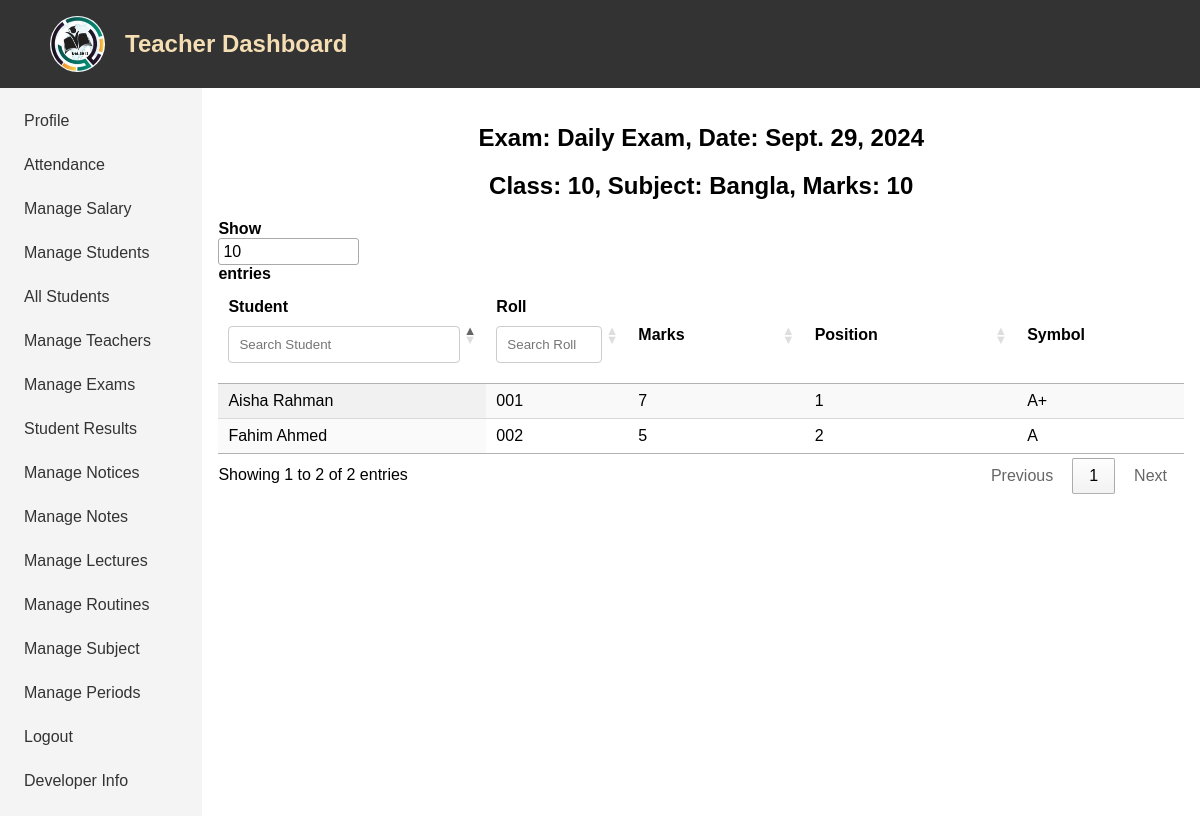
Screenshot of /exams/10/view/ (signed in) with the database file from the repository.
### app/models.py (models this page shows, shortened)
class Exam(models.Model):
    name = models.CharField(max_length=100)
    date = models.DateField()
    grade = models.CharField(max_length=50)
    subject = models.CharField(max_length=100)
    total_marks = models.PositiveIntegerField()

class Result(models.Model):
    SYMBOL_CHOICES = [
        ('A+', 'A+'),
        ('A', 'A'),
        ('A-', 'A-'),
        ('B', 'B'),
        ('C', 'C'),
        ('D', 'D'),
        ('F', 'F'),
    ]
    exam = models.ForeignKey(Exam, on_delete=models.CASCADE, related_name='results')
    student = models.ForeignKey('Student', on_delete=models.CASCADE)
    exam_marks = models.PositiveIntegerField(default=0)
    position = models.PositiveIntegerField(null=True, blank=True)
    symbol = models.CharField(max_length=10, choices=SYMBOL_CHOICES, null=True, blank=True)

class Student(models.Model):
    user = models.OneToOneField(CustomUser, on_delete=models.CASCADE)
    name = models.CharField(max_length=255)
    phone = models.CharField(max_length=20)
    roll = models.CharField(max_length=50, null=True, blank=True)
    grade = models.CharField(max_length=50)
    img = models.ImageField(upload_to='student_images/', blank=True, null=True)
    added_by = models.ForeignKey(CustomUser, related_name='students_added', on_delete=models.SET_NULL, null=True, blank=True)
    fcm_token = models.CharField(max_length=255, blank=True, null=True)

### app/views.py (the view)
# urls.py: path('exams/<int:exam_id>/view/', views.view_exam_results, name='view_exam_results'),
@login_required(login_url='teacher_login')
@user_passes_test(lambda user: user.is_staff)
def view_exam_results(request, exam_id):
    exam = get_object_or_404(Exam, id=exam_id)
    results = Result.objects.filter(exam=exam)
    return render(request, 'manage_exam_results_view.html', {
        'results': results,
        'exam': exam
    })

### templates/manage_exam_results_view.html (shortened to what this page needs)
{% extends 'base.html' %}
{% block content %}
<div class="main">
    <h2>Exam: {{ exam.name }}, Date: {{exam.date}}</h2>
    <h2>Class: {{ exam.grade}}, Subject: {{exam.subject}}, Marks: {{exam.total_marks}}</h2>
    <table id="dataTable" class="display">
        <thead>
            <tr>
                <th>Student</th>
                <th>Roll</th>
                <th>Marks</th>
                <th>Position</th>
                <th>Symbol</th>
            </tr>
        </thead>
        <tbody>
            {% for info in results %}
            <tr>
                <td>{{ info.student.name }}</td>
                <td>{{ info.student.roll }}</td>
                <td>{{ info.exam_marks }}</td>
                <td>{{ info.position }}</td>
                <td>{{ info.symbol|default:"" }}</td>
            </tr>
            {% endfor %}
        </tbody>
    </table>
</div>
{% endblock %}

### static/base.css (style rules this page uses)
body { padding: 0; margin: 0; font-family: Arial, sans-serif; }
.main h2 { text-align: center; }

### rows the page displays
Exam: name "Daily Exam", date "Sept. 29, 2024", grade "10", subject "Bangla", total_marks "10"
Result: student.name "Aisha Rahman", student.roll "001", exam_marks "7", position "1", symbol "A+"
Result: student.name "Fahim Ahmed", student.roll "002", exam_marks "5", position "2", symbol "A"
